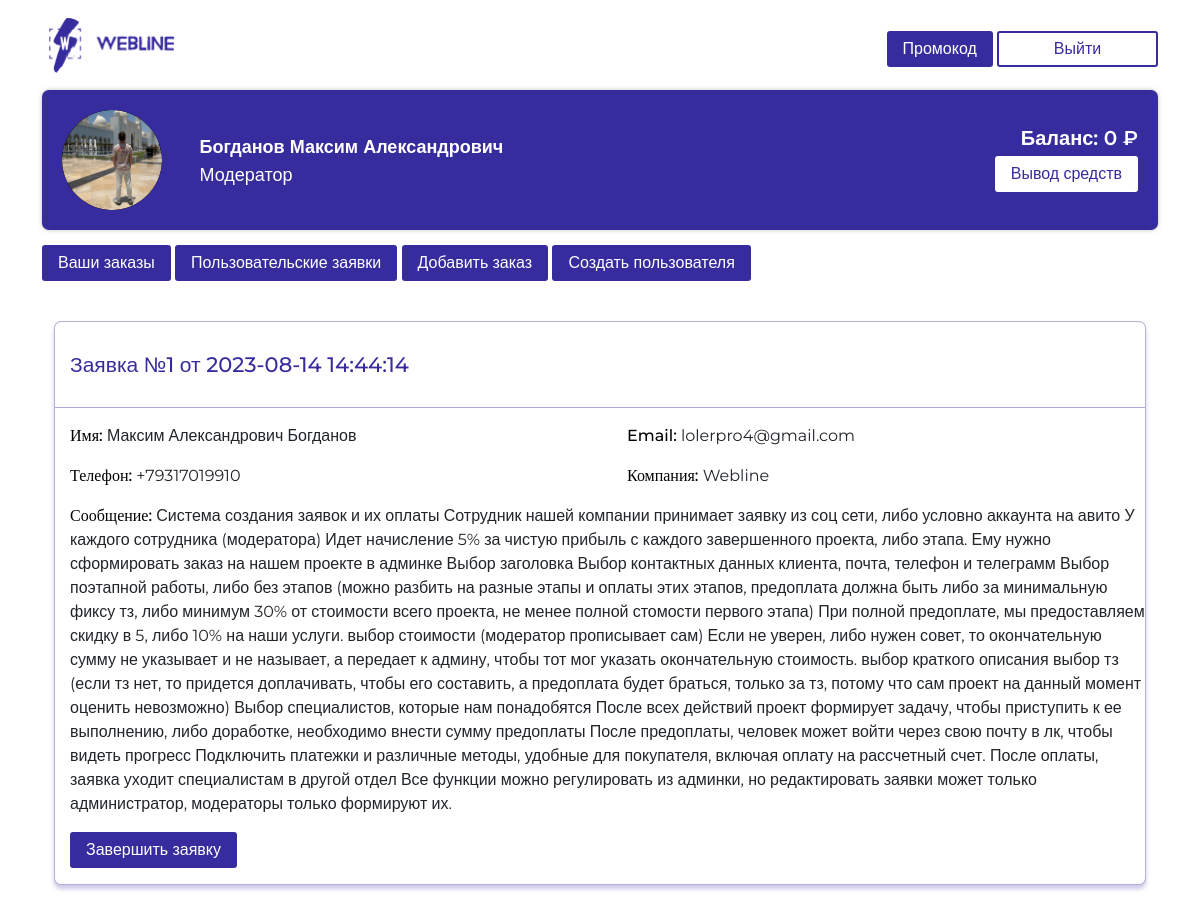
The app's page /requests/1 (signed in) with its own data.
### models.py (models this page shows, shortened)
class Users(db.Model, UserMixin):
    id = db.Column(db.Integer, primary_key=True)
    login = db.Column(db.String(64), unique=True)
    username = db.Column(db.String(200))
    password = db.Column(db.String(512), nullable=True)
    role = db.Column(db.String(100))
    email = db.Column(db.String(128))
    phone = db.Column(db.String(128))
    telegram = db.Column(db.String(128))
    other = db.Column(db.String(512))
    balance = db.Column(db.String(128))
    used_promocodes = db.Column(db.String(10000))

class Requests(db.Model):
    id = db.Column(db.Integer, primary_key=True)
    status = db.Column(db.String(100))
    date = db.Column(db.String(50))
    name = db.Column(db.String(100))
    email = db.Column(db.String(100))
    phone = db.Column(db.String(25))
    company = db.Column(db.String(500))
    message = db.Column(db.String(15000))
    moderator_id = db.Column(db.Integer)

### main.py (the view)
@application.route('/requests/<id>')
@login_required
def request_detailed(id):
    if current_user.role != 'Модератор' and current_user.role != 'Администратор':
        return ''
    req = Requests.query.filter_by(id=id).first()
    return render_template('user_requests_details.html', request=req, user=current_user)

### main.py (called while the page is built)
@login_manager.user_loader
def load_user(user_id):
    return Users.query.filter_by(id=user_id).first()

### templates/user_requests_details.html (shortened to what this page needs)
{% extends 'base.html' %}
{% block content %}
    <div class="container mt-3 pb-5">
        <div class="row">
            <div class="col-12">
                {% if request %}
                <div class="zakaz mt-4">
                    <div class="zakaz_head">
                    <div class="row">
                        <div class="col-12">
                            <h2>Заявка №{{ request.id }} от {{ request.date }}</h2>
                        </div>
                    </div>
                </div>
                <div class="row">
                    <div class="col-md-6">
                        <div class="zakaz_cont">
                        <h4>Имя:</h4><span> {{ request.name }}</span><br>
                        <h4>Телефон:</h4><span> {{ request.phone }}</span>
                    </div>
                    </div>
                    <div class="col-md-6">
                        <div class="zakaz_cont">
                        <h4>Email:</h4><span> {{ request.email }}</span><br>
                        <h4>Компания:</h4><span> {{ request.company }}</span>
                    </div>
                    </div>
                    <div class="col-12">
                        <div class="zakaz_cont">
                            <h4>Сообщение: </h4><span> {{ request.message }}</span><br>
                        </div>
                    </div>
                    <div class="col-12 mt-3 pb-3">
                        {% if request.status == "Рассмотрение" %}
                        <button class="zakaz_btn" id="accept_request">Принять заявку</button>
                        {% elif request.status == "Принята" %}
                        <button class="zakaz_btn" id="end_request">Завершить заявку</button>
                        {% endif %}
                    </div>
                </div>
            </div>
                {% endif %}
            </div>
        </div>
    </div>
{% endblock %}

### templates/base.html (shortened to what this page needs)
<!doctype html>
<html lang="ru">
<head>
    <link href="https://cdn.jsdelivr.net/npm/bootstrap@5.2.3/dist/css/bootstrap.min.css" rel="stylesheet">
    <link rel="stylesheet" href="{{url_for('static', filename='css/style.css')}}" />
</head>
<header>
    <div class="container pt-3">
        <div class="row">
            <div class="col-md-6 col-4">
                <img src="{{ url_for('static', filename='img/logo.png') }}" alt="" style="width: 138px; height: 58px; max-width: 100%;">
            </div>
            <div class="col-md-6 col-8" style="text-align: right;">
                <a data-bs-toggle="modal" data-bs-target="#modal-callback">
                    <button class="personal_area_under_btn">Промокод</button>
                </a>
                <a href="/logout">
                    <button class="head_btn">Выйти</button>
                </a>
            </div>
        </div>
    </div>
</header>
<body>
    <div class="container mt-3 pb-5">
        <div class="personal_area">
            <div class="row">
                <div class="col-md-9 col-7">
                    <div class="row">
                        <div class="col-2 d-lg-block d-none">
                            <div class="image-upload">
                                <label for="file-input">
                                    <img src="{{ url_for('static', filename='img/me.png') }}"  class="ava" alt="" style="width: 100px; height: 100px;"/>
                                </label>
                            </div>
                        </div>
                        <div class="col-10">
                            <h3>{{ user.username }}</h3>
                            <h4>{{ user.role }}</h4>
                        </div>
                    </div>
                </div>
                <div class="col-md-3 col-5 text_center_mobile">
                    <h5 id="balance">Баланс: {{ user.balance }} ₽</h5>
                    <a href="/withdrawal">
                         <button>Вывод средств</button>
                    </a>
                </div>
            </div>
        </div>
        {% if user.role != 'Администратор' %}
        <a href="/orders" style="text-align: right; text-decoration: none;">
            <button class="personal_area_under_btn">Ваши заказы</button>
        </a>
        {% endif %}
        {% if user.role == 'Модератор' %}
        <a href="/requests" style="text-align: right; text-decoration: none;">
            <button class="personal_area_under_btn">Пользовательские заявки</button>
        </a>
        {% endif %}
        {% if user.role == 'Модератор' or user.role == 'Администратор' %}
        <a href="/orders/add" style="text-align: right; text-decoration: none;">
            <button class="personal_area_under_btn">Добавить заказ</button>
        </a>
        <a href="/create_user" style="text-align: right; text-decoration: none;">
            <button class="personal_area_under_btn">Создать пользователя</button>
        </a>
        {% endif  %}
        {% block content -%}
        {% endblock -%}
    </div>
</body>

### static/css/style.css (style rules this page uses)
html, body { font-family: 'Montserrat', sans-serif; }
.head_btn { border-radius: 3px; border: 2px solid #372C9D; background: #FFF; font-size: 16px; font-style: normal; font-weight: 500; line-height: 20px; color: #372C9D; width: 161px; height: 36px; margin-top: 15px; }
.personal_area { width: 100%; padding: 20px 20px 20px 20px; border-radius: 7px; background: #372C9D; box-shadow: 0px 0px 4px 0px rgba(0, 0, 0, 0.25); color: white; }
.personal_area h3 { font-size: 18px; font-style: normal; font-weight: 700; line-height: 20px; padding-top: 4%; }
.personal_area h4 { font-size: 18px; font-style: normal; font-weight: 500; line-height: 20px; }
.personal_area h5 { font-size: 20px; font-style: normal; font-weight: 600; line-height: 20px; padding-top: 7%; }
.personal_area button { font-size: 16px; font-style: normal; font-weight: 500; line-height: 20px; color: #372C9D; border-radius: 3px; background: #FFF; padding: 8px 16px; border: none; }
.personal_area_under_btn { font-size: 16px; font-style: normal; font-weight: 500; line-height: 20px; color: white; border-radius: 3px; background: #372C9D; padding: 8px 16px; border: none; margin-top: 15px; }
.ava { border-radius: 50px; background-color: #000; }
.text_center_mobile { text-align: right; }
.zakaz { width: 100%; border-radius: 7px; border: 1px solid rgba(55, 44, 157, 0.36); background: #FFF; box-shadow: 0px 4px 4px 0px rgba(55, 44, 157, 0.25); }
.zakaz h2 { font-size: 21px; font-style: normal; font-weight: 500; color: #372C9D; padding-top: 30px; padding-bottom: 30px; margin-bottom: 0px; padding-left: 15px; }
.zakaz_head { border-bottom: 1px solid rgba(55, 44, 157, 0.40); width: 100%; }
.zakaz h4 { color: #000; font-family: Montserrat; font-size: 16px; font-style: normal; font-weight: 500; line-height: 25px; display: inline-block; margin-bottom: 0px; margin-top: 15px; }
.zakaz_cont { padding-left: 15px; }
.zakaz_btn { font-size: 16px; font-style: normal; font-weight: 500; line-height: 20px; color: white; border-radius: 3px; background: #372C9D; padding: 8px 16px; margin-left: 15px; border: none; }
a { text-decoration: none !important; }

### templates/user_requests_details.html (style rules this page uses)
html, body { font-family: 'Montserrat', sans-serif; }
.head_btn { border-radius: 3px; border: 2px solid #372C9D; background: #FFF; font-size: 16px; font-style: normal; font-weight: 500; line-height: 20px; color: #372C9D; width: 161px; height: 36px; margin-top: 15px; }
.personal_area { width: 100%; padding: 20px 20px 20px 20px; border-radius: 7px; background: #372C9D; box-shadow: 0px 0px 4px 0px rgba(0, 0, 0, 0.25); color: white; }
.personal_area h3 { font-size: 18px; font-style: normal; font-weight: 700; line-height: 20px; padding-top: 4%; }
.personal_area h4 { font-size: 18px; font-style: normal; font-weight: 500; line-height: 20px; }
.personal_area h5 { font-size: 20px; font-style: normal; font-weight: 600; line-height: 20px; padding-top: 7%; }
.personal_area button { font-size: 16px; font-style: normal; font-weight: 500; line-height: 20px; color: #372C9D; border-radius: 3px; background: #FFF; padding: 8px 16px; border: none; }
.zakaz { width: 100%; border-radius: 7px; border: 1px solid rgba(55, 44, 157, 0.36); background: #FFF; box-shadow: 0px 4px 4px 0px rgba(55, 44, 157, 0.25); }
.zakaz h2 { font-size: 21px; font-style: normal; font-weight: 500; color: #372C9D; padding-top: 30px; padding-bottom: 30px; margin-bottom: 0px; padding-left: 15px; }
.zakaz_head { border-bottom: 1px solid rgba(55, 44, 157, 0.40); width: 100%; }
.zakaz h4 { color: #000; font-family: Montserrat; font-size: 16px; font-style: normal; font-weight: 500; line-height: 25px; display: inline-block; margin-bottom: 0px; margin-top: 15px; }
.zakaz_cont { padding-left: 15px; }
.zakaz_btn { font-size: 16px; font-style: normal; font-weight: 500; line-height: 20px; color: white; border-radius: 3px; background: #372C9D; padding: 8px 16px; margin-left: 15px; border: none; }
.personal_area_under_btn { font-size: 16px; font-style: normal; font-weight: 500; line-height: 20px; color: white; border-radius: 3px; background: #372C9D; padding: 8px 16px; border:none; margin-top: 15px; }
.text_center_mobile { text-align: right; }
a { text-decoration: none !important; }

### records on screen
Users: username "Богданов Максим Александрович", role "Модератор", balance "0"
Requests: id "1", date "2023-08-14 14:44:14", name "Максим Александрович Богданов", phone "+79317019910", email "lolerpro4@gmail.com", company "Webline", message "Система создания заявок и их оплаты Сотрудник нашей компании принимает заявку из соц сети, либо условно аккаунта на авито У каждого сотрудника (модератора) Идет начисление 5% за чистую прибыль с каждого завершенного проекта, либо этапа. Ему нужно сформировать заказ на нашем проекте в админке Выбор заголовка Выбор контактных данных клиента, почта, телефон и телеграмм Выбор поэтапной работы, либо без этапов (можно разбить на разные этапы и оплаты этих этапов, предоплата должна быть либо за минимальную фиксу тз, либо минимум 30% от стоимости всего проекта, не менее полной стомости первого этапа) При полной предоплате, мы предоставляем скидку в 5, либо 10% на наши услуги. выбор стоимости…"
